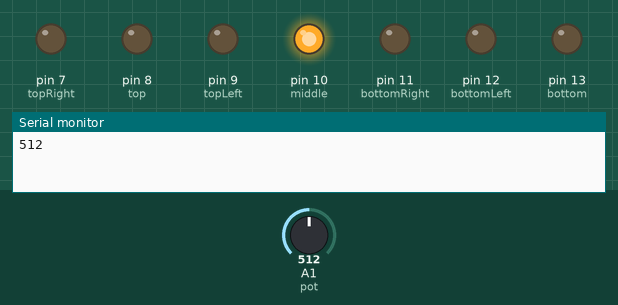
Recording of a sketch running on a simulated Arduino Uno, built with avr-gcc and run on an emulated ATmega328P. On the bench: output pins drawn as LEDs (lit = HIGH), the last lines printed to the serial monitor. Dashed ring = blinking. The test bench sets the inputs (shaded band); at power-on: A1 (pot) = 512.

Above: at 1.2 s.
1.3 s: A1 (pot) set to 0
At 5.0 s:
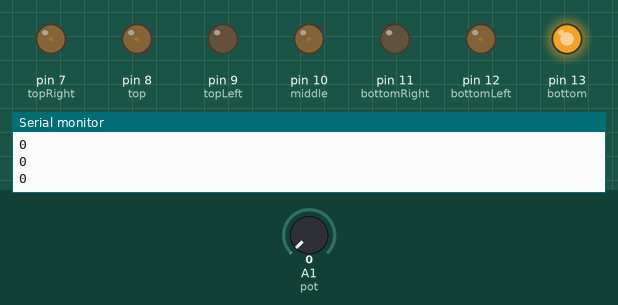
5.5 s: A1 (pot) set to 122
At 5.68 s:
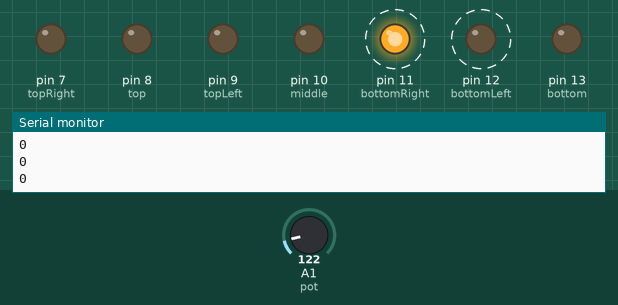
9.0 s: A1 (pot) set to 900
At 12.4 s:
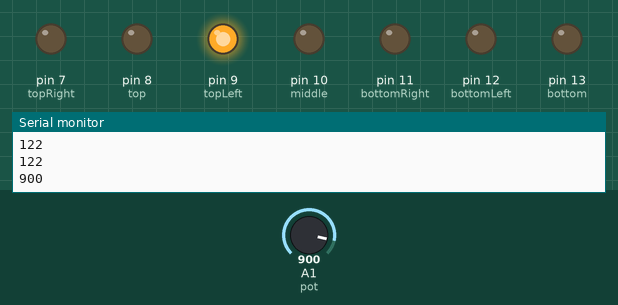
12.5 s: A1 (pot) set to 562
At 17.6 s:
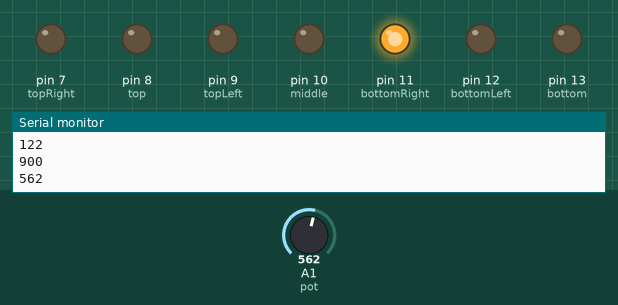
18.2 s: A1 (pot) set to 542
Timing chart, 0 to 22.7 s (numbered marks = the images above; inputs shaded):
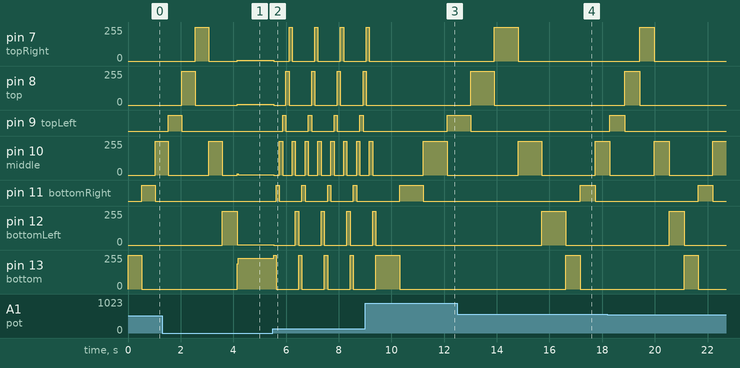

The sketch:

SnakeOnSevenSegment.ino
```cpp
#include <IRremote.h>
#define IR_RECEIVE_PIN 3
int bottom=13;
int bottomLeft=12;
int bottomRight=11;
int middle=10;
int topLeft=9;
int top=8;
int topRight=7;

int isOne=0;

int pot=A1;
int delayINT;

void setup() {
  pinMode(bottom, OUTPUT);
  pinMode(bottomLeft, OUTPUT);
  pinMode(bottomRight, OUTPUT);
  pinMode(middle, OUTPUT);
  pinMode(topLeft, OUTPUT);
  pinMode(top, OUTPUT);
  pinMode(topRight, OUTPUT);

  Serial.begin(9600);
}
void loop() {
  Serial.println(analogRead(pot));
  delayINT = analogRead(pot);
  snakeOnSevenSegment();
}


void phaseOne(void){
  digitalWrite(bottom, HIGH);
}

void phaseTwo(void){
  digitalWrite(bottomRight, HIGH);
}

void phaseThree(void){
  digitalWrite(middle, HIGH);
}

void phaseFour(void){
  digitalWrite(topLeft, HIGH);
}

void phaseFive(void){
  digitalWrite(top, HIGH);
}

void phaseSix(void){
  digitalWrite(topRight, HIGH);
}

void phaseSeven(void){
  digitalWrite(middle, HIGH);
}

void phaseEight(void){
  digitalWrite(bottomLeft, HIGH);
}

void phaseNine(void){
  digitalWrite(bottom, HIGH);
}

void reset(void){
  digitalWrite(bottom, LOW);
  digitalWrite(bottomLeft, LOW);
  digitalWrite(bottomRight, LOW);
  digitalWrite(middle, LOW);
  digitalWrite(topLeft, LOW);
  digitalWrite(top, LOW);
  digitalWrite(topRight, LOW);
}

void snakeOnSevenSegment(void){
  reset();
  phaseOne();
  delay(delayINT);
  reset();
  phaseTwo();
  delay(delayINT);
  reset();
  phaseThree();
  delay(delayINT);
  reset();
  phaseFour();
  delay(delayINT);
  reset();
  phaseFive();
  delay(delayINT);
  reset();
  phaseSix();
  delay(delayINT);
  reset();
  phaseSeven();
  delay(delayINT);
  reset();
  phaseEight();
  delay(delayINT);
  reset();
  phaseNine();

}
```

Measured:
- after the input at 1.3 s, pin 11 (bottomRight): stays LOW (without the input it goes to HIGH after 3.3 s)
- after the input at 5.5 s, pin 7 (topRight): 7/255 → 0/255 at once, then repeats every 0.98 s: 255/255 0.12 s, 0/255 0.85 s; pin 8 (top): 6/255 → 0/255 at once, then repeats every 0.98 s: 255/255 0.12 s, 0/255 0.85 s
- after the input at 9.0 s, pin 7 (topRight): goes on until 9.2 s, then stays 0/255; pin 8 (top): goes on until 9.0 s, then stays 0/255; pin 12 (bottomLeft): goes on until 9.4 s, then stays 0/255
- after the input at 12.5 s, pin 11 (bottomRight): LOW → HIGH after 4.7 s instead of 5.0 s
